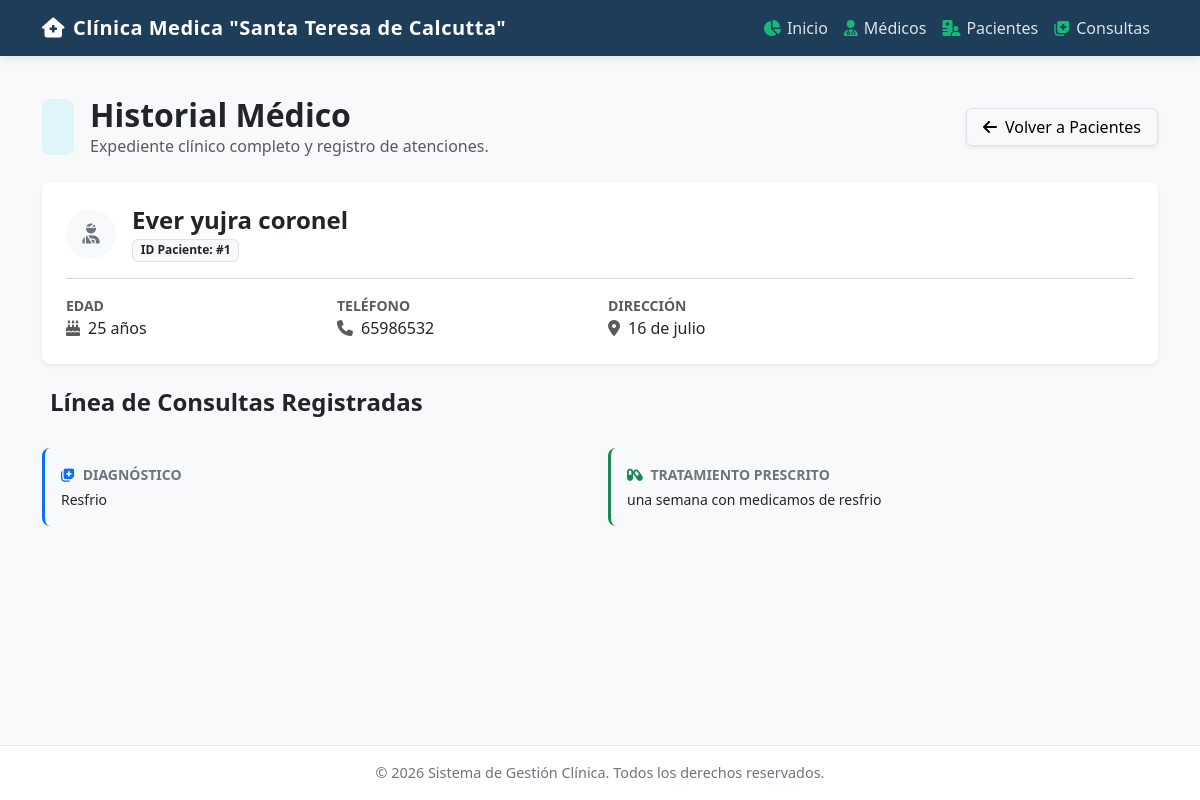
Page /pacientes/historial/1 on the earlier database version.
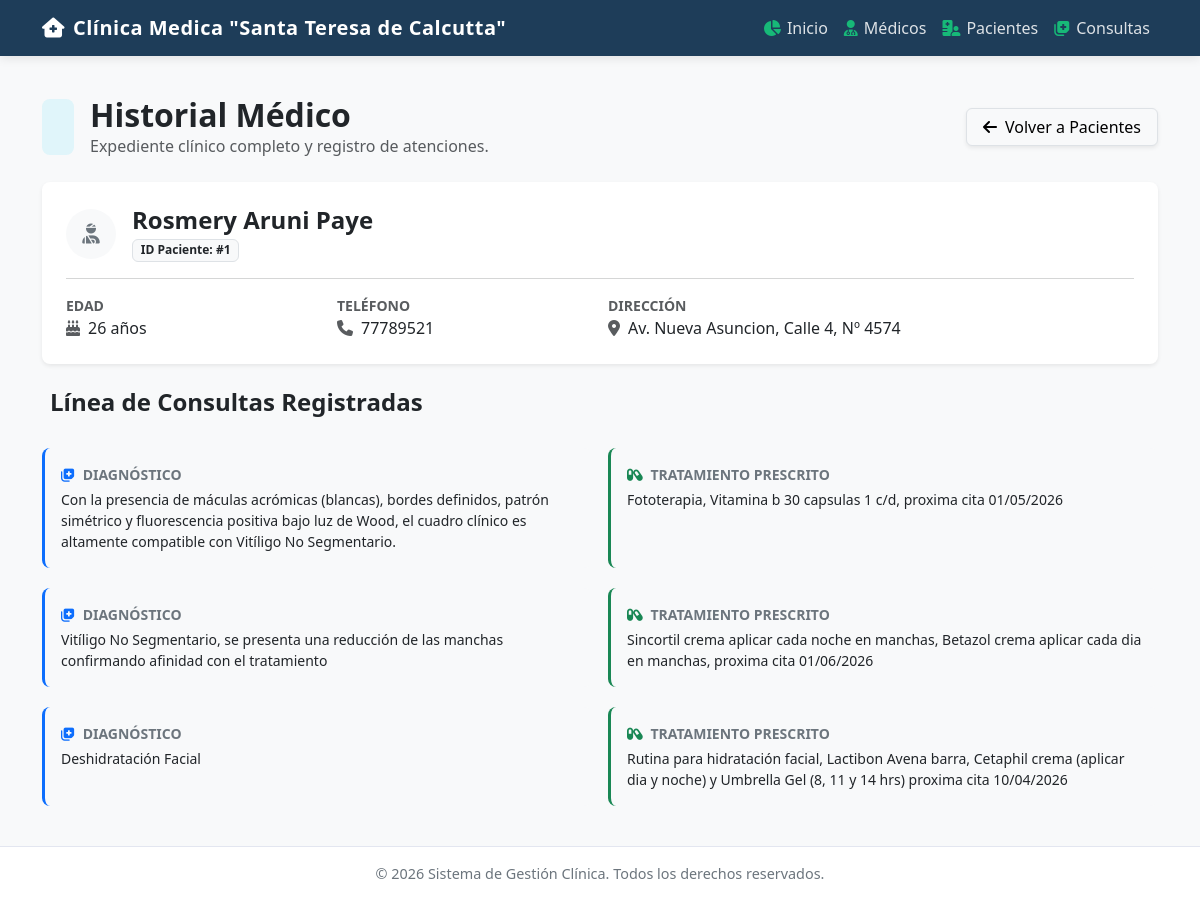
Same page on the later database version.
### models.py (models this page shows)
class Paciente(db.Model):
    __tablename__ = 'pacientes'
    id_paciente = db.Column(db.Integer, primary_key=True)
    nombre = db.Column(db.String(100), nullable=False)
    edad = db.Column(db.Integer, nullable=False)
    direccion = db.Column(db.String(200), nullable=False)
    telefono = db.Column(db.String(20), nullable=False)
    consultas = db.relationship('Consulta', backref='paciente', lazy=True)

class Consulta(db.Model):
    __tablename__ = 'consultas'
    id_consulta = db.Column(db.Integer, primary_key=True)
    fecha = db.Column(db.String(20), nullable=False)
    diagnostico = db.Column(db.String(200), nullable=False)
    tratamiento = db.Column(db.String(200), nullable=False)
    id_medico = db.Column(
        db.Integer,
        db.ForeignKey('medicos.id_medico'),
        nullable=False
    )
    id_paciente = db.Column(
        db.Integer,
        db.ForeignKey('pacientes.id_paciente'),
        nullable=False
    )

### app.py (the view)
@app.route('/pacientes/historial/<int:id>')
def historial_paciente(id):
    paciente = Paciente.query.get_or_404(id)
    consultas = paciente.consultas
    return render_template('pacientes/historial.html', paciente=paciente, consultas=consultas)

### templates/pacientes/historial.html (shortened to what this page needs)
{% extends 'base.html' %}
{% block content %}
<div class="d-flex align-items-center mb-4 justify-content-between">
    <div class="d-flex align-items-center">
        <div class="bg-info bg-opacity-10 text-info p-3 rounded-3 me-3">
        </div>
        <div>
            <h2 class="mb-0 fw-bold text-dark">Historial Médico</h2>
            <p class="text-muted mb-0">Expediente clínico completo y registro de atenciones.</p>
        </div>
    </div>
    <a href="/pacientes" class="btn btn-light border px-3 shadow-sm">
        <i class="fa-solid fa-arrow-left me-2"></i>Volver a Pacientes
    </a>
</div>
<div class="card border-0 shadow-sm rounded-3 mb-4 bg-white">
    <div class="card-body p-4">
        <div class="d-flex align-items-center mb-3">
            <div class="avatar bg-light text-secondary rounded-circle d-flex align-items-center justify-content-center me-3" style="width: 50px; height: 50px;">
                <i class="fa-solid fa-user-injured fa-lg"></i>
            </div>
            <div>
                <h4 class="fw-bold text-dark mb-0">{{ paciente.nombre }}</h4>
                <span class="badge bg-light text-dark border mt-1">ID Paciente: #{{ paciente.id_paciente }}</span>
            </div>
        </div>
        <hr class="text-muted opacity-25">
        <div class="row g-3">
            <div class="col-md-3 col-sm-6">
                <small class="text-muted d-block fw-semibold text-uppercase">Edad</small>
                <span class="text-dark fw-medium"><i class="fa-solid fa-cake-candles text-muted me-2"></i>{{ paciente.edad }} años</span>
            </div>
            <div class="col-md-3 col-sm-6">
                <small class="text-muted d-block fw-semibold text-uppercase">Teléfono</small>
                <span class="text-dark fw-medium"><i class="fa-solid fa-phone text-muted me-2"></i>{{ paciente.telefono }}</span>
            </div>
            <div class="col-md-6">
                <small class="text-muted d-block fw-semibold text-uppercase">Dirección</small>
                <span class="text-dark fw-medium"><i class="fa-solid fa-location-dot text-muted me-2"></i>{{ paciente.direccion }}</span>
            </div>
        </div>
    </div>
</div>
<h4 class="fw-bold text-dark mb-3">Línea de Consultas Registradas</h4>
<Timeline>
    {% for c in consultas %}
    <TimelineEvent title="Consulta Médica - Atendido por Dr(a). {{ c.medico.nombre }}" time="{{ c.fecha }}">
        <div class="row g-3 mt-1">
            <div class="col-md-6">
                <div class="p-3 rounded-3 bg-light border-start border-primary border-3 h-100">
                    <span class="d-block fw-bold text-secondary small text-uppercase mb-1">
                        <i class="fa-solid fa-notes-medical me-1 text-primary"></i> Diagnóstico
                    </span>
                    <p class="mb-0 text-dark small" style="white-space: pre-line;">{{ c.diagnostico }}</p>
                </div>
            </div>
            <div class="col-md-6">
                <div class="p-3 rounded-3 bg-light border-start border-success border-3 h-100">
                    <span class="d-block fw-bold text-secondary small text-uppercase mb-1">
                        <i class="fa-solid fa-capsules me-1 text-success"></i> Tratamiento Prescrito
                    </span>
                    <p class="mb-0 text-dark small" style="white-space: pre-line;">{{ c.tratamiento }}</p>
                </div>
            </div>
        </div>
    </TimelineEvent>
    {% endfor %}
</Timeline>
{% endblock %}

Differences in the rows shown:
removed Consulta: diagnostico "Resfrio", tratamiento "una semana con medicamos de resfrio"
changed Paciente id 1: nombre "Ever yujra coronel" → "Rosmery Aruni Paye"; edad "25" → "26"; telefono "65986532" → "77789521"; direccion "16 de julio" → "Av. Nueva Asuncion, Calle 4, Nº 4574"
added Consulta: diagnostico "Con la presencia de máculas acrómicas (blancas), bordes definidos, patrón simétrico y fluorescencia positiva bajo luz de Wood, el cuadro clínico es altamente compatible con Vitíligo No Segmentario.", tratamiento "Fototerapia, Vitamina b 30 capsulas 1 c/d, proxima cita 01/05/2026"
now on this page (row edited): Consulta: diagnostico "Vitíligo No Segmentario, se presenta una reducción de las manchas confirmando afinidad con el tratamiento", tratamiento "Sincortil crema aplicar cada noche en manchas, Betazol crema aplicar cada dia en manchas, proxima cita 01/06/2026"
added Consulta: diagnostico "Deshidratación Facial", tratamiento "Rutina para hidratación facial, Lactibon Avena barra, Cetaphil crema (aplicar dia y noche) y Umbrella Gel (8, 11 y 14 hrs) proxima cita 10/04/2026"
